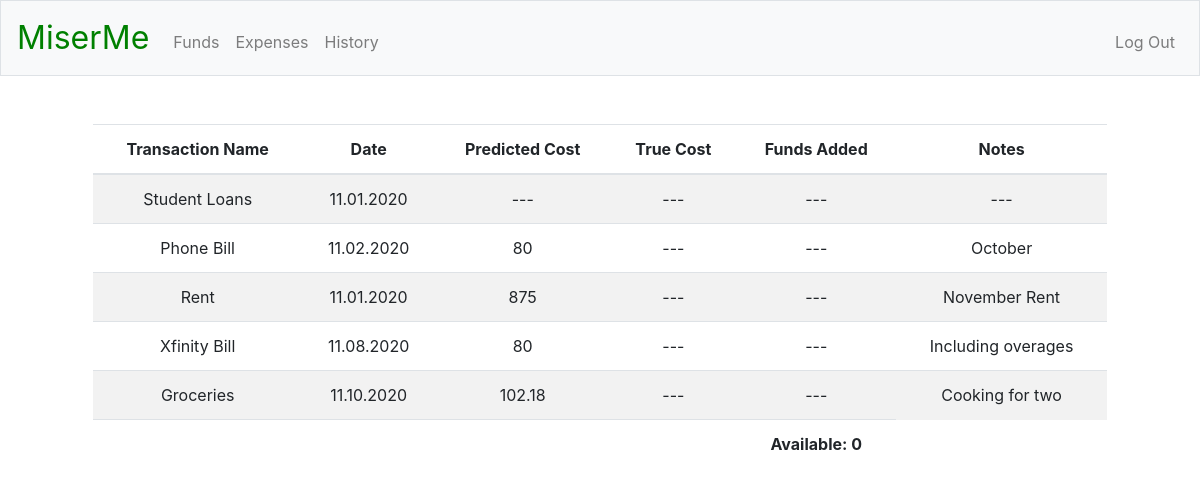
The app's page / (signed in), older data.
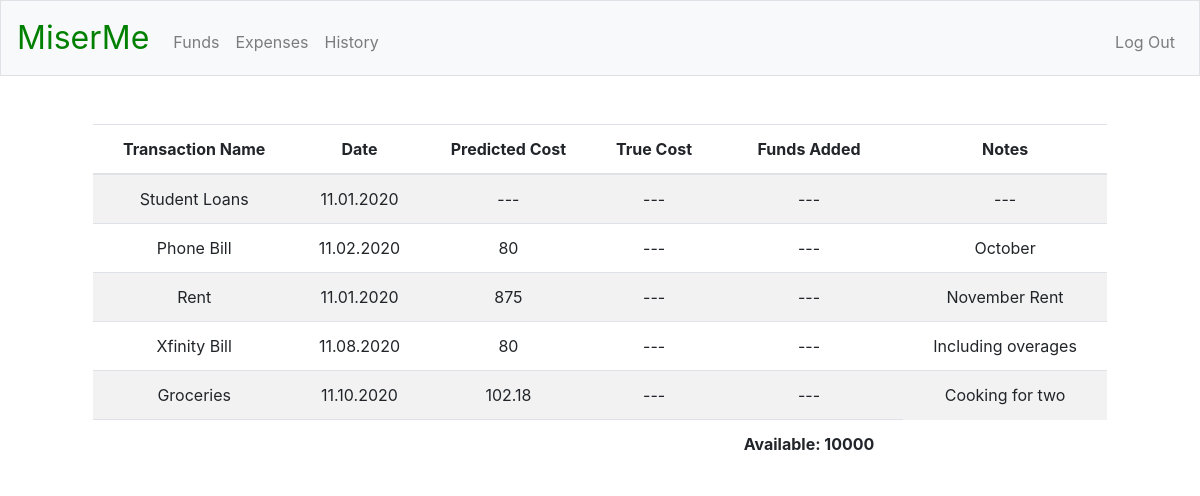
The same page, newer data.
### tables this page shows
CREATE TABLE finances (
funds_id INTEGER PRIMARY KEY AUTOINCREMENT NOT NULL,
user_id INTEGER NOT NULL,
txn_name TEXT DEFAULT "---" NOT NULL,
date TEXT DEFAULT "---" NOT NULL,
predicted_cost NUMERIC DEFAULT "---" NOT NULL,
true_cost NUMERIC DEFAULT "---" NOT NULL,
funds_added NUMERIC DEFAULT "---" NOT NULL,
notes VARCHAR(255) DEFAULT "---" NOT NULL,
FOREIGN KEY(user_id) REFERENCES registrants(id));

CREATE TABLE 'registrants' (
'id' INTEGER PRIMARY KEY AUTOINCREMENT NOT NULL,
'username' TEXT NOT NULL,
'password' TEXT NOT NULL,
'funds' NUMERIC NOT NULL);

### app.py (the view)
@app.route("/")
@login_required
def index():
    c.execute("SELECT txn_name, date, predicted_cost, true_cost, funds_added, notes FROM finances WHERE user_id = :user_id", {"user_id": session["user_id"]})
    rows = c.fetchall()
    funds_snapshot = []
    budget = 0
    for row in rows:
        funds_snapshot.append({
            "name": row[0],
            "date": row[1],
            "predict": row[2],
            "true": row[3],
            "added": row[4],
            "notes": row[5]
        })
    c.execute("SELECT funds FROM registrants WHERE id = :user_id", {"user_id": session["user_id"]})
    rows = c.fetchall()
    current_funds = rows[0][0]
    budget += current_funds
    return render_template("index.html", funds_snapshot=funds_snapshot, current_funds=current_funds, budget=budget)

### helpers.py (called while the page is built)
def login_required(f):
    @wraps(f)
    def decorated_functions(*args, **kwargs):
        if session.get("user_id") is None:
            return redirect("/login")
        return f(*args, **kwargs)
    return decorated_functions

### templates/index.html (shortened to what this page needs)
{% extends "layout.html" %}
{% block main %}
<div class="col-12">
    <table class="table table-striped">
        <thead>
            <tr>
                <th>Transaction Name</th>
                <th>Date</th>
                <th>Predicted Cost</th>
                <th>True Cost</th>
                <th>Funds Added</th>
                <th>Notes</th>
            </tr>
        </thead>
        <tbody>
            {% for i in funds_snapshot %}
            <tr>
                <td>{{ i["name"] }}</td>
                <td>{{ i["date"] }}</td>
                <td>{{ i["predict"] }}</td>
                <td>{{ i["true"] }}</td>
                <td>{{ i["added"] }}</td>
                <td>{{ i["notes"] }}</td>
            </tr>
            {% endfor %}
        </tbody>
        <tfoot>
            <tr>
                <td colspan="4"></td>
                <td style="font-weight:bold;">Available: {{ current_funds }}</td>
            </tr>
        </tfoot>
    </table>
</div>
{% endblock %}

### templates/layout.html (shortened to what this page needs)
<!DOCTYPE html>
<html lang="en">
    <head>
        <link rel="stylesheet" href="https://stackpath.bootstrapcdn.com/bootstrap/4.5.2/css/bootstrap.min.css">
        <link href="/static/styles.css" rel="stylesheet">
    </head>
    <body>
        <nav class="navbar navbar-expand-md navbar-light bg-light border">
            <a class="navbar-brand" href="/"><span class="miserme_brand">MiserMe</span></a>
            <div class="collapse navbar-collapse" id="navbar">
                {% if session.user_id %}
                    <ul class="navbar-nav mr-auto mt-2">
                        <li class="nav-item"><a class="nav-link" href="/add_funds">Funds</a></li>
                        <li class="nav-item"><a class="nav-link" href="/expense">Expenses</a></li>
                        <li class="nav-item"><a class="nav-link" href="/history">History</a></li>
                    </ul>
                    <ul class="navbar-nav ml-auto mt-2">
                        <li class="nav-item"><a class="nav-link" href="/logout">Log Out</a></li>
                    </ul>
                {% else %}
                    <ul class="navbar-nav ml-auto mt-2">
                        <li class="nav-item"><a class="nav-link" href="/register">Register</a></li>
                        <li class="nav-item"><a class="nav-link" href="/login">Log In</a></li>
                    </ul>
                {% endif %}
            </div>
        </nav>
        <main class="container p-5">
            {% block main %}{% endblock %}
        </main>
    </body>
</html>

### static/styles.css (style rules this page uses)
main { overflow-x: auto; text-align: center; }
nav .navbar-brand { font-size: xx-large; }
nav .navbar-brand .miserme_brand { color: green; }

Row changes from the older to the newer data that the page shows:
now on this page (row edited): registrants: funds "10000"
Text that changed along with them:
{{ current_funds }}: "0" → (not shown)
